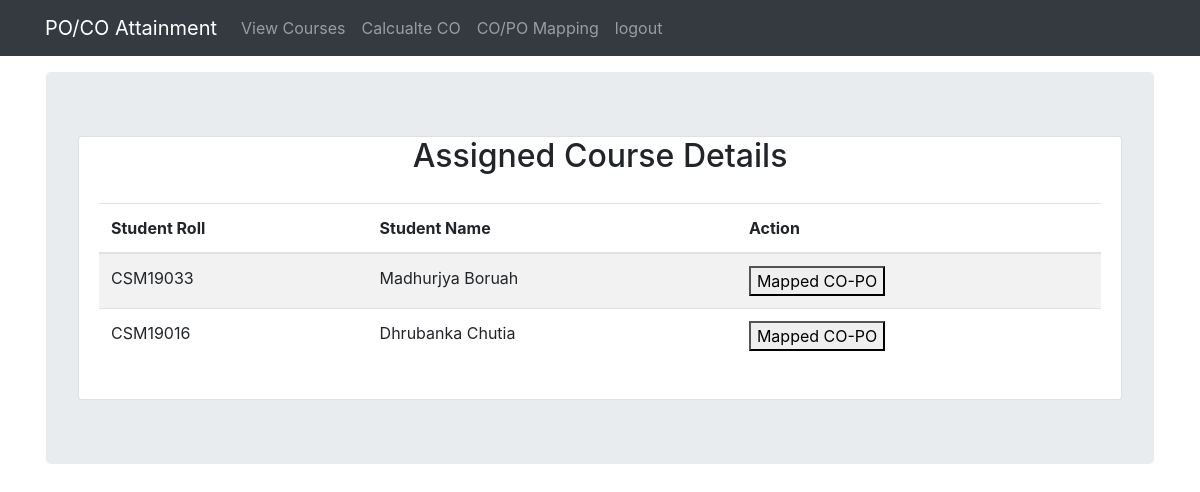
Page /views/teacher/co_po.php (signed in) on the committed database.
### tables this page shows
CREATE TABLE IF NOT EXISTS `course_student` (
  `course_id` int(11) NOT NULL,
  `student_id` int(30) NOT NULL,
  UNIQUE KEY `course_id` (`course_id`,`student_id`),
  KEY `student_id` (`student_id`),
  KEY `course_id_2` (`course_id`)
);

CREATE TABLE IF NOT EXISTS `students` (
  `id` int(11) NOT NULL AUTO_INCREMENT,
  `program_id` int(11) NOT NULL,
  `user_id` int(11) NOT NULL,
  `student_name` varchar(50) NOT NULL,
  `roll` varchar(50) NOT NULL,
  `fathername` varchar(50) NOT NULL,
  `mothername` varchar(50) NOT NULL,
  `dob` date DEFAULT NULL,
  `gender` varchar(50) NOT NULL,
  `program_name` varchar(50) NOT NULL,
  `startyear` varchar(50) DEFAULT NULL,
  `endyear` varchar(50) DEFAULT NULL,
  `saddress` varchar(50) NOT NULL,
  `city` varchar(50) NOT NULL,
  `sstate` varchar(50) NOT NULL,
  `pincode` varchar(50) NOT NULL,
  `country` varchar(50) NOT NULL,
  `mobile` varchar(11) NOT NULL,
  PRIMARY KEY (`id`),
  KEY `fk` (`user_id`),
  KEY `st_fk` (`program_id`)
);

### views/teacher/co_po.php (the view, shortened to what this page needs)
<?php
include "../../db/db_connection.php";
include "../global/header.php";
?>
<div class="container" style="padding: 1em;">
        <div class="jumbotron">
            <div class="card">
            <center><h2>Assigned Course Details</h2></center>
              <div class="card-body">
         <table class="table table-striped">
                        <thead>
                        <tr>
                            <th>Student Roll</th>
                            <th>Student Name</th>
                            <th>Action</th>
                        </tr>
                        </thead>
<?Php
 $teacher_id = $_SESSION['ID'];
 $query1  = "SELECT * FROM teacher where user_id='$teacher_id' ";
  $res = $conn->query($query1);
  $row = mysqli_fetch_assoc($res);
  $teacher_id = $row['id'];
 $query1  = " SELECT *
 FROM course
 INNER JOIN course_teacher ON course.course_id = course_teacher.course_id WHERE teacher_id='$teacher_id'; ";
 $res = $conn->query($query1);
 $row = mysqli_fetch_assoc($res);
 $cid= $row['course_id'];
 $query2  = "SELECT * FROM course_student INNER JOIN students ON course_student.student_id=students.id where course_id='$cid' ";
 $res = $conn->query($query2);
while($row = mysqli_fetch_assoc($res)){
  ?>
  <tr>
    <td><?php echo $row['roll'];?></td>
    <td><?php echo $row['student_name'];?></td>
    <td>
    <form class="form-inline" action="po_calculation.php" method="POST" >
    <button type="submit">Mapped CO-PO</button>
    </td>
    </tr>
     <?php }?>
 <?php include "../../views/global/footer.php"; ?>

### rows in the picture
course_student: student.roll "CSM19033", student.student_name "Madhurjya Boruah"
course_student: student.roll "CSM19016", student.student_name "Dhrubanka Chutia"
